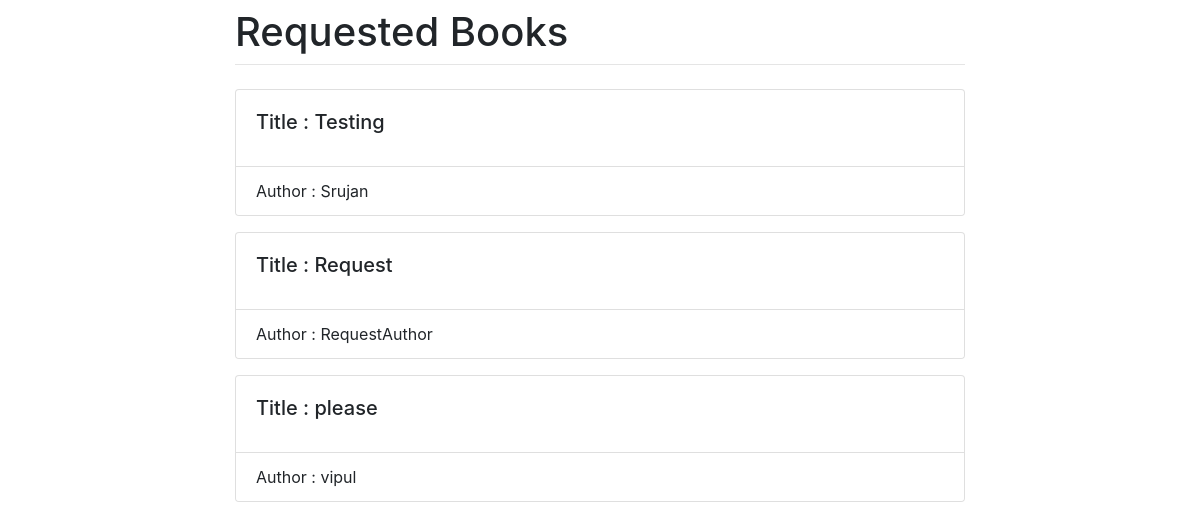
The page /required_books/ (signed in) on the database as committed earlier.
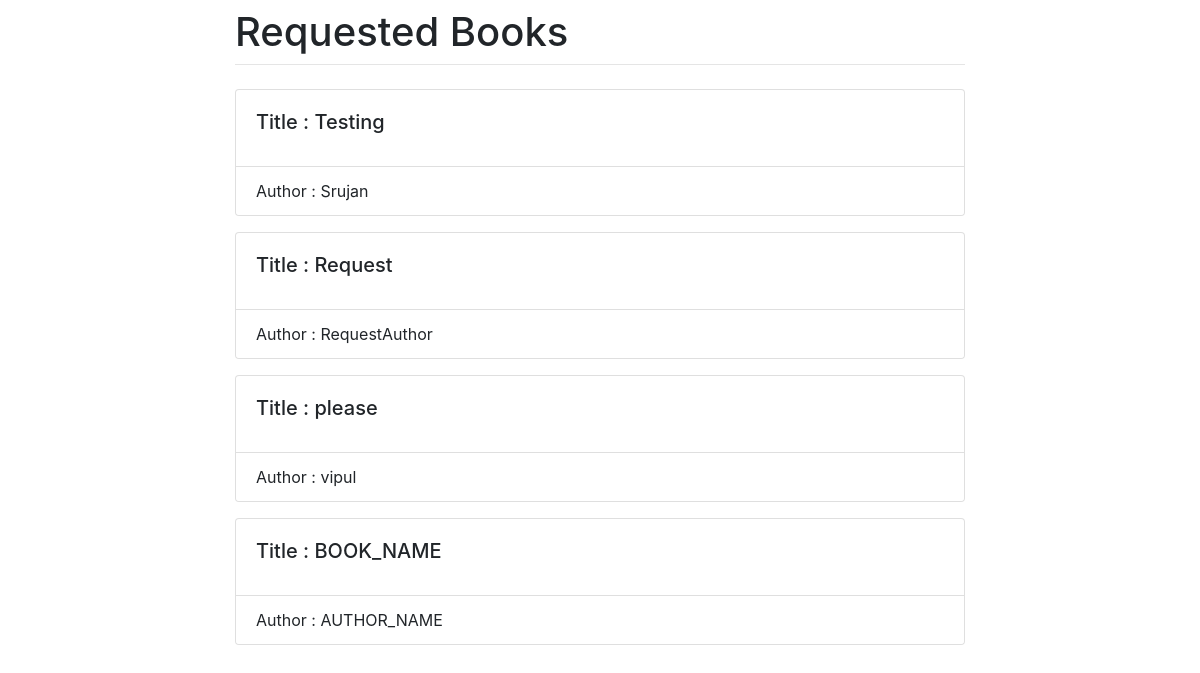
The same page on the database as committed later.
### library/models.py (models this page shows, shortened)
class RBook(models.Model):
    name = models.CharField(max_length=150)
    author = models.CharField(max_length=150)

### library/views.py (the view)
# urls.py: path("required_books/", RequiredBooksList.as_view(), name="required_books"),
class RequiredBooksList(LoginRequiredMixin, ListView):
    model = RBook
    context_object_name = 'rbooks'
    template_name = 'required_books_list.html'
    def get_context_data(self, **kwargs):
        context = super().get_context_data(**kwargs)
        search_input = self.request.GET.get('search-area') or ''
        if search_input:
            rbooks = RBook.objects.all()
            products = RBook.filter(title__startswith=search_input)
            context['rbooks'] = rbooks
        context['search_input'] = search_input
        return context

### templates/required_books_list.html (shortened to what this page needs)
{% extends 'basic.html' %}
{% block title %}<h1 class="mt-2"> Requested Books</h1>{% endblock title %}
{% block content %}
{% for rbook in rbooks%}
<div class="card mb-3" style="min-width: 18rem;">
  <div class="card-body">
    <h5 class="card-title">Title : {{rbook.name}}</h5>
  </div>
  <ul class="list-group list-group-flush">
    <li class="list-group-item">Author : {{rbook.author}}</li>
  </ul>
</div>
{% endfor %}
{% endblock content %}

Rows that differ between the two databases and show on the page:
added RBook: name "BOOK_NAME", author "AUTHOR_NAME"
